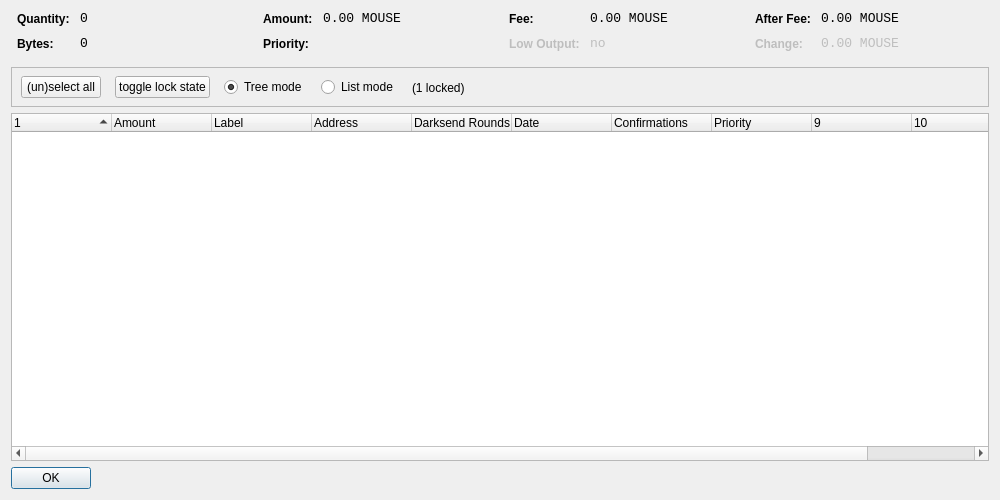
<?xml version="1.0" encoding="UTF-8"?>
<ui version="4.0">
 <class>CoinControlDialog</class>
 <widget class="QDialog" name="CoinControlDialog">
  <property name="geometry">
   <rect>
    <x>0</x>
    <y>0</y>
    <width>1000</width>
    <height>500</height>
   </rect>
  </property>
  <property name="windowTitle">
   <string>Coin Control</string>
  </property>
  <layout class="QVBoxLayout" name="verticalLayout">
   <item>
    <layout class="QHBoxLayout" name="horizontalLayoutTop" stretch="0,0,0,0">
     <property name="topMargin">
      <number>0</number>
     </property>
     <property name="bottomMargin">
      <number>10</number>
     </property>
     <item>
      <layout class="QFormLayout" name="formLayoutCoinControl1">
       <property name="horizontalSpacing">
        <number>10</number>
       </property>
       <property name="verticalSpacing">
        <number>10</number>
       </property>
       <property name="leftMargin">
        <number>6</number>
       </property>
       <property name="rightMargin">
        <number>6</number>
       </property>
       <item row="0" column="0">
        <widget class="QLabel" name="labelCoinControlQuantityText">
         <property name="styleSheet">
          <string notr="true">font-weight:bold;</string>
         </property>
         <property name="text">
          <string>Quantity:</string>
         </property>
        </widget>
       </item>
       <item row="0" column="1">
        <widget class="QLabel" name="labelCoinControlQuantity">
         <property name="font">
          <font>
           <family>Monospace</family>
           <pointsize>10</pointsize>
          </font>
         </property>
         <property name="cursor">
          <cursorShape>IBeamCursor</cursorShape>
         </property>
         <property name="contextMenuPolicy">
          <enum>Qt::ActionsContextMenu</enum>
         </property>
         <property name="text">
          <string notr="true">0</string>
         </property>
         <property name="textInteractionFlags">
          <set>Qt::LinksAccessibleByMouse|Qt::TextSelectableByKeyboard|Qt::TextSelectableByMouse</set>
         </property>
        </widget>
       </item>
       <item row="1" column="0">
        <widget class="QLabel" name="labelCoinControlBytesText">
         <property name="styleSheet">
          <string notr="true">font-weight:bold;</string>
         </property>
         <property name="text">
          <string>Bytes:</string>
         </property>
        </widget>
       </item>
       <item row="1" column="1">
        <widget class="QLabel" name="labelCoinControlBytes">
         <property name="font">
          <font>
           <family>Monospace</family>
           <pointsize>10</pointsize>
          </font>
         </property>
         <property name="cursor">
          <cursorShape>IBeamCursor</cursorShape>
         </property>
         <property name="contextMenuPolicy">
          <enum>Qt::ActionsContextMenu</enum>
         </property>
         <property name="text">
          <string notr="true">0</string>
         </property>
         <property name="textInteractionFlags">
          <set>Qt::LinksAccessibleByMouse|Qt::TextSelectableByKeyboard|Qt::TextSelectableByMouse</set>
         </property>
        </widget>
       </item>
      </layout>
     </item>
     <item>
      <layout class="QFormLayout" name="formLayoutCoinControl2">
       <property name="horizontalSpacing">
        <number>10</number>
       </property>
       <property name="verticalSpacing">
        <number>10</number>
       </property>
       <property name="leftMargin">
        <number>6</number>
       </property>
       <property name="rightMargin">
        <number>6</number>
       </property>
       <item row="0" column="0">
        <widget class="QLabel" name="labelCoinControlAmountText">
         <property name="styleSheet">
          <string notr="true">font-weight:bold;</string>
         </property>
         <property name="text">
          <string>Amount:</string>
         </property>
        </widget>
       </item>
       <item row="0" column="1">
        <widget class="QLabel" name="labelCoinControlAmount">
         <property name="font">
          <font>
           <family>Monospace</family>
           <pointsize>10</pointsize>
          </font>
         </property>
         <property name="cursor">
          <cursorShape>IBeamCursor</cursorShape>
         </property>
         <property name="contextMenuPolicy">
          <enum>Qt::ActionsContextMenu</enum>
         </property>
         <property name="text">
          <string notr="true">0.00 MOUSE</string>
         </property>
         <property name="textInteractionFlags">
          <set>Qt::LinksAccessibleByMouse|Qt::TextSelectableByKeyboard|Qt::TextSelectableByMouse</set>
         </property>
        </widget>
       </item>
       <item row="1" column="0">
        <widget class="QLabel" name="labelCoinControlPriorityText">
         <property name="styleSheet">
          <string notr="true">font-weight:bold;</string>
         </property>
         <property name="text">
          <string>Priority:</string>
         </property>
        </widget>
       </item>
       <item row="1" column="1">
        <widget class="QLabel" name="labelCoinControlPriority">
         <property name="font">
          <font>
           <family>Monospace</family>
           <pointsize>10</pointsize>
          </font>
         </property>
         <property name="cursor">
          <cursorShape>IBeamCursor</cursorShape>
         </property>
         <property name="contextMenuPolicy">
          <enum>Qt::ActionsContextMenu</enum>
         </property>
         <property name="text">
          <string/>
         </property>
         <property name="textInteractionFlags">
          <set>Qt::LinksAccessibleByMouse|Qt::TextSelectableByKeyboard|Qt::TextSelectableByMouse</set>
         </property>
        </widget>
       </item>
      </layout>
     </item>
     <item>
      <layout class="QFormLayout" name="formLayoutCoinControl3">
       <property name="horizontalSpacing">
        <number>10</number>
       </property>
       <property name="verticalSpacing">
        <number>10</number>
       </property>
       <property name="leftMargin">
        <number>6</number>
       </property>
       <property name="rightMargin">
        <number>6</number>
       </property>
       <item row="0" column="0">
        <widget class="QLabel" name="labelCoinControlFeeText">
         <property name="styleSheet">
          <string notr="true">font-weight:bold;</string>
         </property>
         <property name="text">
          <string>Fee:</string>
         </property>
        </widget>
       </item>
       <item row="0" column="1">
        <widget class="QLabel" name="labelCoinControlFee">
         <property name="font">
          <font>
           <family>Monospace</family>
           <pointsize>10</pointsize>
          </font>
         </property>
         <property name="cursor">
          <cursorShape>IBeamCursor</cursorShape>
         </property>
         <property name="contextMenuPolicy">
          <enum>Qt::ActionsContextMenu</enum>
         </property>
         <property name="text">
          <string notr="true">0.00 MOUSE</string>
         </property>
         <property name="textInteractionFlags">
          <set>Qt::LinksAccessibleByMouse|Qt::TextSelectableByKeyboard|Qt::TextSelectableByMouse</set>
         </property>
        </widget>
       </item>
       <item row="1" column="0">
        <widget class="QLabel" name="labelCoinControlLowOutputText">
         <property name="enabled">
          <bool>false</bool>
         </property>
         <property name="styleSheet">
          <string notr="true">font-weight:bold;</string>
         </property>
         <property name="text">
          <string>Low Output:</string>
         </property>
        </widget>
       </item>
       <item row="1" column="1">
        <widget class="QLabel" name="labelCoinControlLowOutput">
         <property name="enabled">
          <bool>false</bool>
         </property>
         <property name="font">
          <font>
           <family>Monospace</family>
           <pointsize>10</pointsize>
          </font>
         </property>
         <property name="cursor">
          <cursorShape>IBeamCursor</cursorShape>
         </property>
         <property name="contextMenuPolicy">
          <enum>Qt::ActionsContextMenu</enum>
         </property>
         <property name="text">
          <string notr="true">no</string>
         </property>
         <property name="textInteractionFlags">
          <set>Qt::LinksAccessibleByMouse|Qt::TextSelectableByKeyboard|Qt::TextSelectableByMouse</set>
         </property>
        </widget>
       </item>
      </layout>
     </item>
     <item>
      <layout class="QFormLayout" name="formLayoutCoinControl4">
       <property name="horizontalSpacing">
        <number>10</number>
       </property>
       <property name="verticalSpacing">
        <number>10</number>
       </property>
       <property name="leftMargin">
        <number>6</number>
       </property>
       <property name="rightMargin">
        <number>6</number>
       </property>
       <item row="0" column="0">
        <widget class="QLabel" name="labelCoinControlAfterFeeText">
         <property name="styleSheet">
          <string notr="true">font-weight:bold;</string>
         </property>
         <property name="text">
          <string>After Fee:</string>
         </property>
        </widget>
       </item>
       <item row="0" column="1">
        <widget class="QLabel" name="labelCoinControlAfterFee">
         <property name="font">
          <font>
           <family>Monospace</family>
           <pointsize>10</pointsize>
          </font>
         </property>
         <property name="cursor">
          <cursorShape>IBeamCursor</cursorShape>
         </property>
         <property name="contextMenuPolicy">
          <enum>Qt::ActionsContextMenu</enum>
         </property>
         <property name="text">
          <string notr="true">0.00 MOUSE</string>
         </property>
         <property name="textInteractionFlags">
          <set>Qt::LinksAccessibleByMouse|Qt::TextSelectableByKeyboard|Qt::TextSelectableByMouse</set>
         </property>
        </widget>
       </item>
       <item row="1" column="0">
        <widget class="QLabel" name="labelCoinControlChangeText">
         <property name="enabled">
          <bool>false</bool>
         </property>
         <property name="styleSheet">
          <string notr="true">font-weight:bold;</string>
         </property>
         <property name="text">
          <string>Change:</string>
         </property>
        </widget>
       </item>
       <item row="1" column="1">
        <widget class="QLabel" name="labelCoinControlChange">
         <property name="enabled">
          <bool>false</bool>
         </property>
         <property name="font">
          <font>
           <family>Monospace</family>
           <pointsize>10</pointsize>
          </font>
         </property>
         <property name="cursor">
          <cursorShape>IBeamCursor</cursorShape>
         </property>
         <property name="contextMenuPolicy">
          <enum>Qt::ActionsContextMenu</enum>
         </property>
         <property name="text">
          <string notr="true">0.00 MOUSE</string>
         </property>
         <property name="textInteractionFlags">
          <set>Qt::LinksAccessibleByMouse|Qt::TextSelectableByKeyboard|Qt::TextSelectableByMouse</set>
         </property>
        </widget>
       </item>
      </layout>
     </item>
    </layout>
   </item>
   <item>
    <widget class="QFrame" name="frame">
     <property name="minimumSize">
      <size>
       <width>0</width>
       <height>40</height>
      </size>
     </property>
     <property name="frameShape">
      <enum>QFrame::StyledPanel</enum>
     </property>
     <property name="frameShadow">
      <enum>QFrame::Sunken</enum>
     </property>
     <widget class="QWidget" name="horizontalLayoutWidget">
      <property name="geometry">
       <rect>
        <x>10</x>
        <y>0</y>
        <width>781</width>
        <height>41</height>
       </rect>
      </property>
      <layout class="QHBoxLayout" name="horizontalLayoutPanel" stretch="0,0,0,0,0">
       <property name="spacing">
        <number>14</number>
       </property>
       <item>
        <widget class="QPushButton" name="pushButtonSelectAll">
         <property name="sizePolicy">
          <sizepolicy hsizetype="Maximum" vsizetype="Fixed">
           <horstretch>0</horstretch>
           <verstretch>0</verstretch>
          </sizepolicy>
         </property>
         <property name="text">
          <string>(un)select all</string>
         </property>
        </widget>
       </item>
        <item>
         <widget class="QPushButton" name="pushButtonToggleLock">
          <property name="sizePolicy">
           <sizepolicy hsizetype="Maximum" vsizetype="Fixed">
            <horstretch>0</horstretch>
            <verstretch>0</verstretch>
           </sizepolicy>
          </property>
          <property name="text">
           <string>toggle lock state</string>
          </property>
          <property name="autoDefault">
           <bool>false</bool>
          </property>
         </widget>
        </item>
       <item>
        <widget class="QRadioButton" name="radioTreeMode">
         <property name="sizePolicy">
          <sizepolicy hsizetype="Maximum" vsizetype="Fixed">
           <horstretch>0</horstretch>
           <verstretch>0</verstretch>
          </sizepolicy>
         </property>
         <property name="text">
          <string>Tree mode</string>
         </property>
         <property name="checked">
          <bool>true</bool>
         </property>
        </widget>
       </item>
       <item>
        <widget class="QRadioButton" name="radioListMode">
         <property name="sizePolicy">
          <sizepolicy hsizetype="Maximum" vsizetype="Fixed">
           <horstretch>0</horstretch>
           <verstretch>0</verstretch>
          </sizepolicy>
         </property>
         <property name="text">
          <string>List mode</string>
         </property>
        </widget>
       </item>
        <item>
         <widget class="QLabel" name="labelLocked">
          <property name="text">
           <string>(1 locked)</string>
          </property>
         </widget>
        </item>
       <item>
        <spacer name="horizontalSpacer">
         <property name="orientation">
          <enum>Qt::Horizontal</enum>
         </property>
         <property name="sizeHint" stdset="0">
          <size>
           <width>40</width>
           <height>20</height>
          </size>
         </property>
        </spacer>
       </item>
      </layout>
     </widget>
    </widget>
   </item>
   <item>
    <widget class="CoinControlTreeWidget" name="treeWidget">
     <property name="contextMenuPolicy">
      <enum>Qt::CustomContextMenu</enum>
     </property>
     <property name="sortingEnabled">
      <bool>false</bool>
     </property>
     <property name="columnCount">
      <number>11</number>
     </property>
     <attribute name="headerShowSortIndicator" stdset="0">
      <bool>true</bool>
     </attribute>
     <attribute name="headerStretchLastSection">
      <bool>false</bool>
     </attribute>
     <column>
      <property name="text">
       <string/>
      </property>
     </column>
     <column>
      <property name="text">
       <string>Amount</string>
      </property>
     </column>
     <column>
      <property name="text">
       <string>Label</string>
      </property>
     </column>
     <column>
      <property name="text">
       <string>Address</string>
      </property>
     </column>
     <column>
      <property name="text">
       <string>Darksend Rounds</string>
      </property>
    </column>
     <column>
      <property name="text">
       <string>Date</string>
      </property>
     </column>
     <column>
      <property name="text">
       <string>Confirmations</string>
      </property>
      <property name="toolTip">
       <string>Confirmed</string>
      </property>
     </column>
     <column>
      <property name="text">
       <string>Priority</string>
      </property>
     </column>
     <column>
      <property name="text">
       <string/>
      </property>
     </column>
     <column>
      <property name="text">
       <string/>
      </property>
     </column>
     <column>
      <property name="text">
       <string/>
      </property>
     </column>
     <column>
      <property name="text">
       <string/>
      </property>
     </column>
    </widget>
   </item>
   <item>
    <widget class="QDialogButtonBox" name="buttonBox">
     <property name="sizePolicy">
      <sizepolicy hsizetype="Maximum" vsizetype="Fixed">
       <horstretch>0</horstretch>
       <verstretch>0</verstretch>
      </sizepolicy>
     </property>
     <property name="orientation">
      <enum>Qt::Horizontal</enum>
     </property>
     <property name="standardButtons">
      <set>QDialogButtonBox::Ok</set>
     </property>
    </widget>
   </item>
  </layout>
 </widget>
 <customwidgets>
  <customwidget>
   <class>CoinControlTreeWidget</class>
   <extends>QTreeWidget</extends>
   <header>coincontroltreewidget.h</header>
  </customwidget>
 </customwidgets>
 <resources/>
 <connections/>
</ui>
